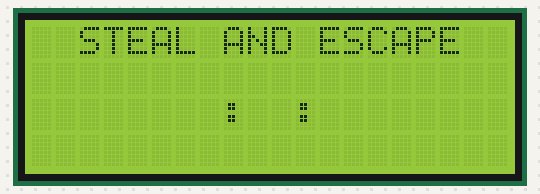
Recording of a sketch running on a simulated Arduino Uno, built with avr-gcc and run on an emulated ATmega328P. On the bench: 20×4 character LCD.

Above: at 0.1 s.
At 5.3 s:
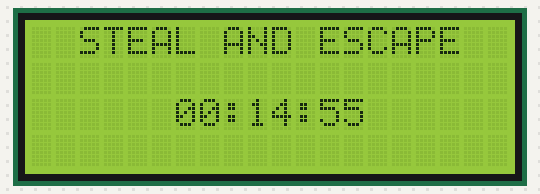
At 9.4 s:
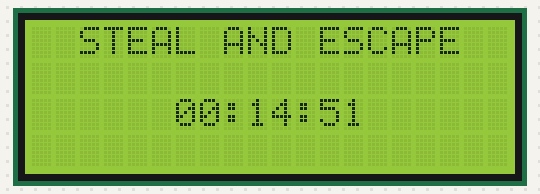
At 18.7 s:
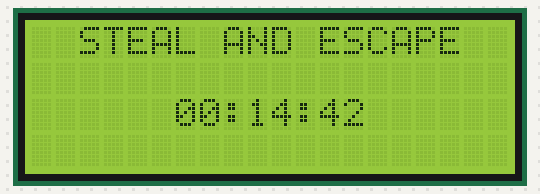
At 29.0 s:
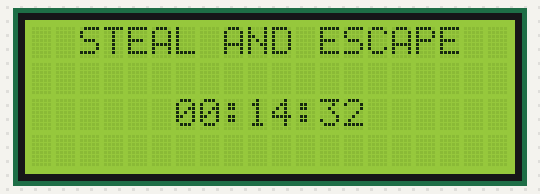
At 38.2 s:
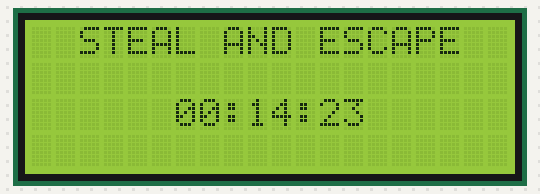

The sketch:

hackTheBell_LCD.ino
```cpp
#include <Wire.h>
#include <LiquidCrystal_I2C.h>

int S = 00; // count seconds
int M = 15; // count minutes
int H = 00; // count hours

// Set the LCD address to 0x27 for a 16 chars and 2 line display
LiquidCrystal_I2C lcd(0x27, 20, 4);

signed short minutes, secondes;
char timeline[16];

void setup()
{
 lcd.begin();//set up the LCD's number of columns and rows
}
void loop()
{
 lcd.setCursor(2,0);
 lcd.print ("STEAL AND ESCAPE");
 lcd.setCursor(8,2);
 lcd.print(":");
 lcd.setCursor(11,2);
 lcd.print(":");

 S--;
 delay(1000);

 if(S<0)
 {
   M--;
   S=59;
 }
 if(M<0)
 {
   H--;
   M=59;
 }

 //if(H<0) { H=23; M=59; S=59; }

 if(M>9)
 {
   lcd.setCursor(9,2);
   lcd.print(M);
 }
 else
 {
   lcd.setCursor(9,2);
   lcd.print("0");
   lcd.setCursor(10,2);
   lcd.print(M);
   lcd.setCursor(11,2);
   lcd.print(":");
 }

 if(S>9)
 {
   lcd.setCursor(12,2);
   lcd.print(S);
 }
 else
 {
   lcd.setCursor(12,2);
   lcd.print("0");
   lcd.setCursor(13,2);
   lcd.print(S);
   lcd.setCursor(14,2);
   lcd.print(" ");
 }

 if(H>9)
 {
   lcd.setCursor(6,2);
   lcd.print (H);
 }
 else
 {
   lcd.setCursor(6,2);
   lcd.print("0");
   lcd.setCursor(7,2);
   lcd.print(H);
   lcd.setCursor(8,2);
   lcd.print(":");
 }
}
```

Measured:
- what the display in image 1 shows lasts 1.0 s, from 5.2 s to 6.2 s
